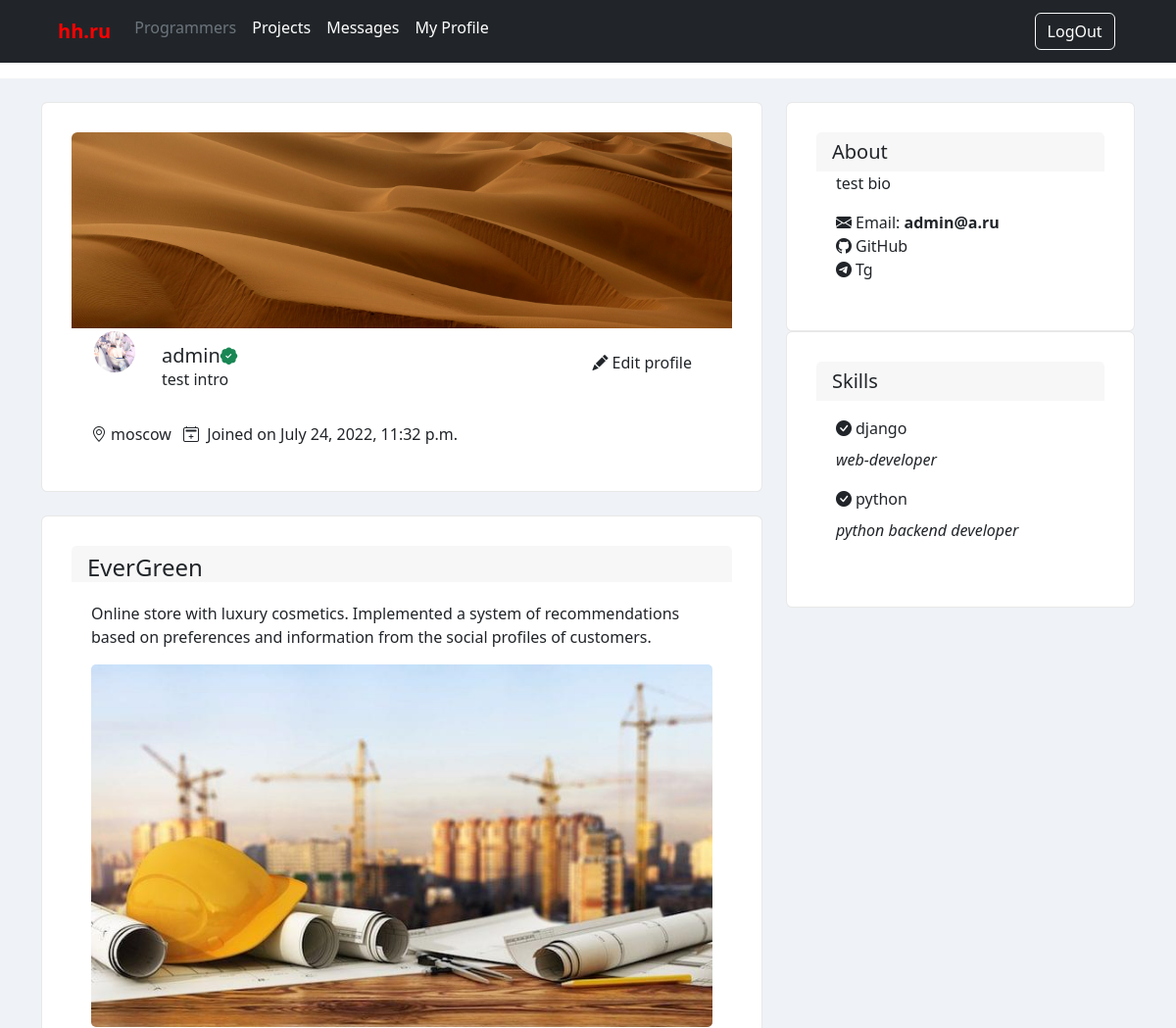
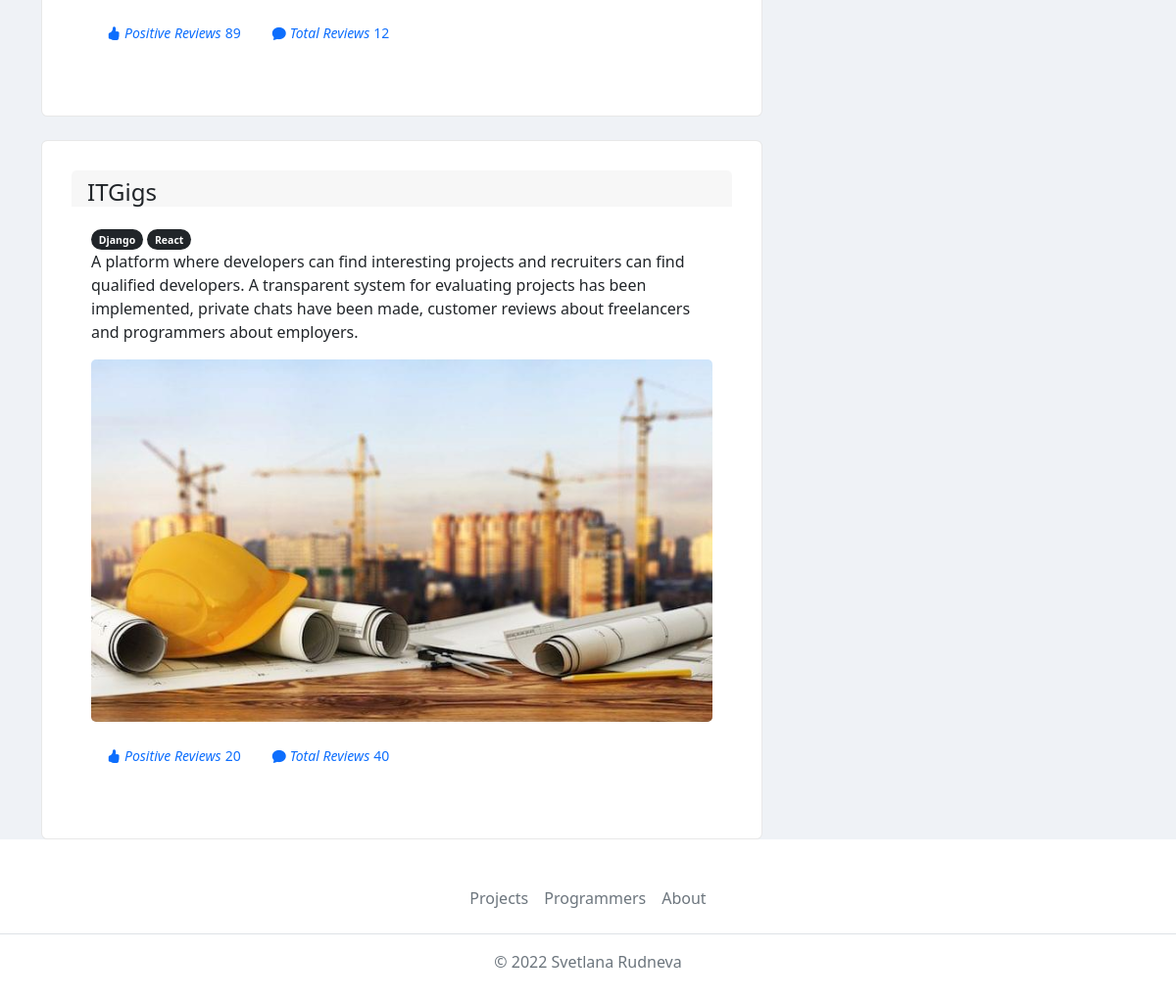
The page /profile/c5518e37-8c53-4837-ab0a-dc7dcfbf3242 (signed in) on the database its author committed (2 pictures, top to bottom).
### users/models.py (models this page shows, shortened)
class Profile(models.Model):
    user = models.OneToOneField(User, on_delete=models.CASCADE, null=True, blank=True)
    name = models.CharField(max_length=100, blank=True, null=True)
    email = models.EmailField(max_length=100, blank=True, null=True)
    city = models.CharField(max_length=100, blank=True, null=True)
    intro = models.CharField(max_length=250, blank=True, null=True)
    bio = models.TextField(blank=True, null=True)
    image = models.ImageField(blank=True, null=True, upload_to='profile_images', default='anonim.png')
    skills = models.ManyToManyField(Skill, blank=True)
    telegram = models.CharField(max_length=100, blank=True, null=True)
    github = models.CharField(max_length=100, blank=True, null=True)
    created = models.DateTimeField(auto_now_add=True)
    id = models.UUIDField(unique=True, default=uuid.uuid4, primary_key=True, editable=True)

class Skill(models.Model):
    name = models.CharField(max_length=50, blank=True, null=True)
    slug = models.SlugField()
    description = models.TextField(null=True, blank=True)
    created = models.DateTimeField(auto_now_add=True)
    id = models.UUIDField(unique=True, default=uuid.uuid4, primary_key=True, editable=True)

### projects/models.py (models this page shows, shortened)
class Project(models.Model):
    owner = models.ForeignKey(Profile, null=True, blank=True, on_delete=models.CASCADE, related_name='projects')
    title = models.CharField(max_length=100)
    slug = models.SlugField()
    description = models.TextField(null=True, blank=True)
    image = models.ImageField(null=True, blank=True, default='default.jpg', upload_to='project_images')
    tags = models.ManyToManyField(Tag, blank=True)
    total_votes = models.IntegerField(default=0, null=True, blank=True)
    votes_ratio = models.IntegerField(default=0, null=True, blank=True)
    demo_link = models.CharField(max_length=500, null=True, blank=True)
    source_link = models.CharField(max_length=500, null=True, blank=True)
    created = models.DateTimeField(auto_now_add=True)
    id = models.UUIDField(default=uuid.uuid4, unique=True, primary_key=True, editable=False)

class Tag(models.Model):
    name = models.CharField(max_length=100)
    slug = models.SlugField()
    created = models.DateTimeField(auto_now_add=True)
    id = models.UUIDField(default=uuid.uuid4, unique=True, primary_key=True, editable=False)
    def __str__(self):
        return self.name

### users/views.py (the view)
# urls.py: path('profile/<str:pk>', views.user_profile, name='profile'),
@login_required(login_url='login')
def user_profile(request, pk):
    profile = Profile.objects.get(pk=pk)
    main_skills = profile.skills.all()[:2]
    extra_skills = profile.skills.all()[2:]
    context = {
        'profile': profile,
        'extra_skills': extra_skills,
        'main_skills': main_skills,
    }
    return render(request, 'user_profile.html', context)

### users/templates/user_profile.html (shortened to what this page needs)
{% extends 'base.html' %}
{% load static %}
{% block content %}
<main>
    <div class="container">
        <div class="row g-4">
            <div class="col-lg-8 vstack gap-4">
                <div class="card">
                    <div class="h-200px rounded-top" style='background-image:url("/static/img/background.jpg"); background-position: center; background-size: cover; background-repeat: no-repeat;'>
                    </div>
                    <div class="card-body py-0">
                        <div class="d-sm-flex align-items-start text-center text-sm-start">
                          <div>
                            <div class="avatar avatar-xxl mt-n5 mb-3">
                              <img class="avatar-img rounded-circle border border-white border-3" src="{{ profile.image.url }}">
                            </div>
                          </div>
                          <div class="ms-sm-4 mt-sm-3">
                            <h1 class="mb-0 h5">{{ profile.name }}<i class="bi bi-patch-check-fill text-success small"></i></h1>
                            <p>{{ profile.intro }}</p>
                          </div>
                          <div class="d-flex mt-3 justify-content-center ms-sm-auto">
                            {% if profile.id == request.user.profile.id %}
                                <a class="btn btn-danger-soft me-2" type="button" href="{% url 'edit-account' %}"> <i class="bi bi-pencil-fill pe-1"></i>Edit profile </a>
                            {% endif %}
                          </div>
                        </div>
                        <ul class="list-inline mb-0 text-center text-sm-start mt-3 mt-sm-0">
                          <li class="list-inline-item"><i class="bi bi-geo-alt me-1"></i>{{ profile.city }}</li>
                          <li class="list-inline-item"><i class="bi bi-calendar2-plus me-1"></i> Joined on {{ profile.created }}</li>
                        </ul>
                      </div>
                </div>
                {% for project in profile.projects.all %}
                <div class="card">
                    <div class="card-header border-0 pb-0">
                      <div class="d-flex align-items-center justify-content-between">
                        <div class="d-flex align-items-center">
                          <div>
                            <div class="nav nav-divider">
                              <h4 class="nav-item card-title mb-0"><a href="{% url 'project' project.id %}" style="text-decoration:none; color:#212529;">{{ project.title }}</a></h4>
                            </div>
                          </div>
                        </div>
                      </div>
                    </div>
                    <div class="card-body">
                        {% for tag in project.tags.all %}
                        <span class="badge rounded-pill bg-dark">
                            <small>{{ tag }}</small>
                        </span>
                        {% endfor %}
                      <p>{{ project.description }}</p>
                      <a href="{% url 'project' project.id %}"><img class="card-img" src="{{ project.image.url }}" alt="{{ project.title }}"></a>
                      <ul class="nav nav-stack py-3 small">
                        <li class="nav-item">
                          <a class="nav-link active" href="#!"><i class="bi bi-hand-thumbs-up-fill pe-1"></i><em class="pe-1">Positive Reviews</em>{{ project.votes_ratio }}</a>
                        </li>
                        <li class="nav-item">
                          <a class="nav-link" href="#!"> <i class="bi bi-chat-fill pe-1"></i><em class="pe-1">Total Reviews</em>{{ project.total_votes }}</a>
                        </li>
                      </ul>
                    </div>
                  </div>
                  {% endfor %}
            </div>
            <div class="col-lg-4">
                <div class="row g-4">
                  <div class="col-md-6 col-lg-12">
                    <div class="card">
                      <div class="card-header border-0 pb-0">
                        <h5 class="card-title">About</h5>
                      </div>
                      <div class="card-body position-relative pt-0">
                        <p>{{ profile.bio }}</p>
                        <ul class="list-unstyled mt-3 mb-0">
                          <li> <i class="bi bi-envelope-fill pe-1"></i>Email: <strong>{{ profile.email }}</strong> </li>
                          {% if profile.github %}
                            <li>
                              <i class="bi bi-github pe-1"></i><a title="Github" href="{{ profile.github }}" style="text-decoration:none; color:#212529;">GitHub</a>
                            </li>
                            {% endif %}
                            {% if profile.telegram %}
                            <li>
                              <i class="bi bi-telegram pe-1"></i><a title="Telegram" href="{{ profile.telegram }}" style="text-decoration:none; color:#212529;">Tg</a>
                            </li>
                            {% endif %}
                        </ul>
                      </div>
                    </div>
                  </div>
                  <div class="col-md-6 col-lg-12">
                    <div class="card">
                      <div class="card-header border-0 pb-0">
                        <h5 class="card-title">Skills</h5>
                      </div>
                      <div class="card-body position-relative pt-0">
                        <ul class="list-unstyled mt-3 mb-0">
                            {% for skill in main_skills %}
                            <li>
                                <div class="mb-2"> <i class="bi bi-check-circle-fill pe-1"></i>{{ skill.name }}</div>
                                <em><p>{{ skill.description }}</p></em>
                            </li>
                            {% endfor %}
                        </ul>
                      </div>
                    </div>
                  </div>
                </div>
              </div>
        </div>
    </div>
</main>
{% endblock %}

### static/css/style.css (style rules this page uses)
body { min-height: 100%; background-color: #f9f4f4; overflow-y: auto; scroll-behavior: auto; display: flex; flex-direction: column; margin: 0; font-family: var(--bs-body-font-family); font-size: var(--bs-body-font-size); font-weight: var(--bs-body-font-weight); line-height: var(--bs-body-line-height); color: var(--bs-body-color); text-align: var(--bs-body-text-align); background-color: var(--bs-body-bg); -webkit-text-size-adjust: 100%; -webkit-tap-highlight-color: rgba(0, 0, 0, 0); }
html { height: 100%; }
main { max-height: 100vh; overflow-y: auto; scroll-behavior: auto; flex-grow: 1; background-color: #eff2f6; }
main { margin-top: 1.5rem; background-color: #eff2f6; }
.card { position: relative; display: -webkit-box; display: -ms-flexbox; display: flex; -webkit-box-orient: vertical; -webkit-box-direction: normal; -ms-flex-direction: column; flex-direction: column; min-width: 0; word-wrap: break-word; background-color: #fff; background-clip: border-box; border: 1px solid rgba(0, 0, 0, 0.09); border-radius: 0.4rem; padding: 30px; }
.g-4, .gy-4 { --bs-gutter-y: 1.5rem; }
.g-4, .gx-4 { --bs-gutter-x: 1.5rem; }
.row { --bs-gutter-x: 1.5rem; --bs-gutter-y: 0; display: -webkit-box; display: -ms-flexbox; display: flex; -ms-flex-wrap: wrap; flex-wrap: wrap; margin-top: calc(-1 * var(--bs-gutter-y)); margin-right: calc(-0.5 * var(--bs-gutter-x)); margin-left: calc(-0.5 * var(--bs-gutter-x)); }
.container { margin-top: 2%; }
.avatar-xxl { width: 8rem; height: 8rem; }
.avatar-img { width: 100%; height: 100%; -o-object-fit: cover; object-fit: cover; }
.card-body { -webkit-box-flex: 1; -ms-flex: 1 1 auto; flex: 1 1 auto; padding: 1.25rem 1.25rem; padding-top: 1.25rem; padding-bottom: 1.25rem; }
.avatar { height: 3rem; width: 3rem; position: relative; display: inline-block; -ms-flex-negative: 0 !important; flex-shrink: 0 !important; }
img, svg { vertical-align: middle; }
.h-200px { height: 200px !important; }
.py-0 { padding-top: 0 !important; padding-bottom: 0 !important; }
.pe-1 { padding-right: 0.25rem !important; }
.text-sm-start { text-align: left !important; }
.mt-sm-0 { margin-top: 0 !important; }
.mt-3 { margin-top: 1rem !important; }
.mb-2 { margin-bottom: 0.5rem !important; }

### rows shown on the page
Profile: image (picture), name "admin", intro "test intro", city "moscow", created "July 24, 2022, 11:32 p.m.", bio "test bio", email "admin@a.ru"
Project: title "EverGreen", description "Online store with luxury cosmetics. Implemented a system of recommendations based on preferences and information from the social profiles of customers.", image (placeholder picture), votes_ratio "89", total_votes "12"
Project: title "ITGigs", description "A platform where developers can find interesting projects and recruiters can find qualified developers. A transparent system for evaluating projects has been implemented, private chats have been made, customer reviews about freelancers and programmers about employers.", image (placeholder picture), votes_ratio "20", total_votes "40"
Tag: name "Django"
Tag: name "React"
Skill: name "django", description "web-developer"
Skill: name "python", description "python backend developer"
